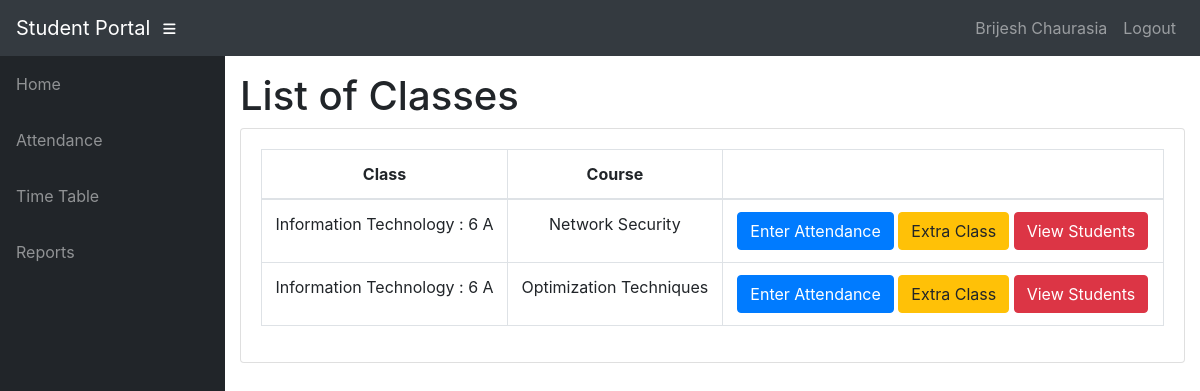
/info/teacher/BC01/1/Classes/ (signed in), run on the app's committed database.
### info/models.py (models this page shows, shortened)
class User(AbstractUser):
    @property
    def is_student(self):
        if hasattr(self, 'student'):
            return True
        return False
    @property
    def is_teacher(self):
        if hasattr(self, 'teacher'):
            return True
        return False

class Teacher(models.Model):
    user = models.OneToOneField(User, on_delete=models.CASCADE, null=True)
    id = models.CharField(primary_key=True, max_length=100)
    department = models.ForeignKey(Department, on_delete=models.CASCADE, default=1)
    name = models.CharField(max_length=100)
    sex = models.CharField(max_length=50, choices=sex_choice, default='Male')
    DOB = models.DateField(default='1980-01-01')

class Assign(models.Model):
    class_id = models.ForeignKey(Class, on_delete=models.CASCADE)
    course = models.ForeignKey(Course, on_delete=models.CASCADE)
    teacher = models.ForeignKey(Teacher, on_delete=models.CASCADE)
    class Meta:
        unique_together = (('course', 'class_id', 'teacher'),)

class Class(models.Model):
    id = models.CharField(primary_key='True', max_length=100)
    department = models.ForeignKey(Department, on_delete=models.CASCADE)
    section = models.CharField(max_length=100)
    sem = models.IntegerField()
    class Meta:
        verbose_name_plural = 'classes'
    def __str__(self):
        d = Department.objects.get(name=self.department)
        return '%s : %d %s' % (d.name, self.sem, self.section)

class Department(models.Model):
    id = models.CharField(primary_key='True', max_length=100)
    name = models.CharField(max_length=200)
    def __str__(self):
        return self.name

class Course(models.Model):
    department = models.ForeignKey(Department, on_delete=models.CASCADE)
    id = models.CharField(primary_key='True', max_length=50)
    name = models.CharField(max_length=50)
    shortname = models.CharField(max_length=50, default='X')
    def __str__(self):
        return self.name

### info/views.py (the view)
# urls.py: path('teacher/<slug:teacher_id>/<int:choice>/Classes/', views.t_clas, name='t_clas'),
@login_required
def t_clas(request, teacher_id, choice):
    teacher1 = get_object_or_404(Teacher, id=teacher_id)
    return render(request, 'info/t_clas.html', {'teacher1': teacher1, 'choice': choice})

### info/templates/info/t_clas.html
{% extends 'info/base.html' %}
{% block content %}
    <h1>List of Classes</h1>
    <div class="card mb-3">
            <div class="card-body">
              <div class="table-responsive">
                <table class="table table-bordered text-center" id="dataTable" width="100%" cellspacing="0">
                  <thead>
                    <tr>
                        <th>Class</th>
                        <th>Course</th>
                        <th></th>
                    </tr>
                  </thead>
                  <tbody>
                    {% for ass in teacher1.assign_set.all %}
                    <tr>
                        <td>{{ ass.class_id }}</td>
                        <td>{{ ass.course }}</td>
                        <td>
                            {% if choice == 1 %}
                                <a class="btn btn-primary" href="{% url 't_class_date' ass.id %}" role="button">Enter Attendance</a>
                                <a class="btn btn-warning" href="{% url 't_extra_class' ass.id %}">Extra Class</a>
                                <a class="btn btn-danger" href="{% url 't_student' ass.id %}">View Students</a>
                            {% elif choice == 2 %}
                                <a class="btn btn-primary" href="{% url 't_marks_list' ass.id %}" role="button">Enter Marks</a>
                                <a class="btn btn-danger" href="{% url 't_student_marks' ass.id %}">View Students</a>
                            {% elif choice == 3 %}
                                <a class="btn btn-danger" href="{% url 't_report' ass.id %}">Generate reports</a>
                            {% endif %}
                        </td>
                    </tr>
                    {% empty %}
                            <p>teacher has no courses</p>
                    {% endfor %}
                  </tbody>
                </table>
              </div>
    </div>
{% endblock %}

### info/templates/info/base.html (shortened to what this page needs)
<!DOCTYPE html>
<html lang="en">
  <head>
      {% load static %}
    <link href="{% static '/info/bootstrap/vendor/bootstrap/css/bootstrap.min.css' %}" rel="stylesheet">
    <link href="{% static '/info/bootstrap/vendor/fontawesome-free/css/all.min.css' %}" rel="stylesheet" type="text/css">
    <link href="{% static '/info/bootstrap/vendor/datatables/dataTables.bootstrap4.css' %}" rel="stylesheet">
    <link href="{% static '/info/bootstrap/css/sb-admin.css' %}" rel="stylesheet">
  </head>
  <body id="page-top">
    <nav class="navbar navbar-expand navbar-dark bg-dark static-top">
      <a class="navbar-brand mr-1" href="{% url 'index' %}">Student Portal</a>
      <button class="btn btn-link btn-sm text-white order-1 order-sm-0" id="sidebarToggle" href="#">
        <i class="fas fa-bars"></i>
      </button>
        <div class="collapse navbar-collapse" id="navbarResponsive">
          <ul class="navbar-nav ml-auto">
            <li class="nav-item">
                {% if request.user.is_student %}
                    <a class="nav-link text-capitalize">{{ request.user.student.name }}</a>
                {% elif request.user.is_teacher %}
                    <a class="nav-link text-capitalize">{{ request.user.teacher.name }}</a>
                {% endif %}
            </li>
            <li class="nav-item">
                <a class="nav-link" href="#" data-toggle="modal" data-target="#logoutModal">Logout</a>
            </li>
          </ul>
        </div>
    </nav>
    <div id="wrapper">
      <ul class="sidebar navbar-nav">
            <li class="nav-item">
              <a class="nav-link" href="{% url 'index' %}">
                <span>Home</span>
              </a>
            </li>
        {% if request.user.is_student %}
            <li class="nav-item">
              <a class="nav-link" href="{% url 'attendance' request.user.student.EID %}">
                <span>Attendance</span>
              </a>
            </li>
            <li class="nav-item">
              <a class="nav-link" href="{% url 'attendance' request.user.student.EID %}">
                <span>Attendance By Subject</span>
              </a>
            </li>
              <li class="nav-item">
              <a class="nav-link" href="{% url 'timetable' request.user.student.class_id_id %}">
                <span>Time Table</span>
              </a>
            </li>
        {% elif request.user.is_teacher %}
            <li class="nav-item">
              <a class="nav-link" href="{% url 't_clas' request.user.teacher.id 1 %}">
                <span>Attendance</span>
              </a>
            </li>
              <li class="nav-item">
              <a class="nav-link" href="{% url 't_timetable' request.user.teacher.id %}">
                <span>Time Table</span>
              </a>
            </li>
            <li class="nav-item">
              <a class="nav-link" href="{% url 't_clas' request.user.teacher.id 3 %}">
                <span>Reports</span>
              </a>
            </li>
        {% endif %}
      </ul>
      <div id="content-wrapper">
        <div class="container-fluid">
            {% block content %}
            {% endblock %}
        </div>
      </div>
    </div>
  </body>
</html>

### data on the page
User: user.teacher.name "Brijesh Chaurasia"
Assign: class_id "Information Technology : 6 A", course "Network Security"
Assign: class_id "Information Technology : 6 A", course "Optimization Techniques"
